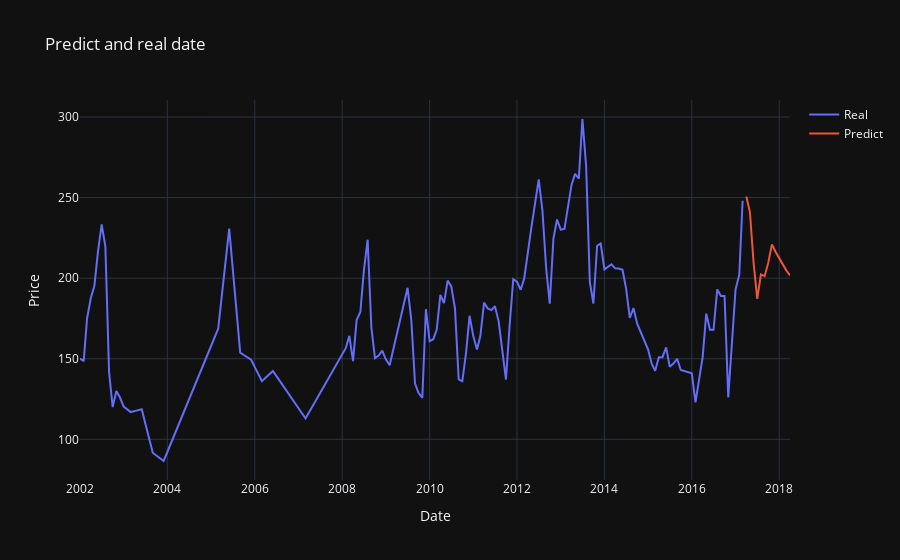

The code cell stored with this chart in its notebook:
### Code cell
fig = go.Figure()

# Adicionar traços para cada DataFrame
fig.add_trace(
    go.Scatter(x=dataframe_adjusted_interpolate.index, y=dataframe_adjusted_interpolate['price'], mode='lines',
               name='Real'))
fig.add_trace(go.Scatter(x=predict['date'], y=predict['price'], mode='lines', name='Predict'))
# Adicionar título e rótulos dos eixos
fig.update_layout(title='Predict and real date',
                  xaxis_title='Date',
                  yaxis_title='Price')

# Mostrar o gráfico
fig.show()

### Figure 1 — Plotly figure (JSON) as saved in the notebook; plotly's stock layout.template omitted (floating-point values rounded to 4 significant figures; data arrays with more than 128 entries replaced by an {"elided": "..."} marker saying what was removed)
{"data": [{"mode": "lines", "name": "Real", "x": {"elided": "183 str values"}, "y": {"elided": "183 float values"}, "type": "scatter"}, {"mode": "lines", "name": "Predict", "x": ["2017-04-01T00:00:00", "2017-05-01T00:00:00", "2017-06-01T00:00:00", "2017-07-01T00:00:00", "2017-08-01T00:00:00", "2017-09-01T00:00:00", "2017-10-01T00:00:00", "2017-11-01T00:00:00", "2017-12-01T00:00:00", "2018-01-01T00:00:00", "2018-02-01T00:00:00", "2018-03-01T00:00:00", "2018-04-01T00:00:00"], "y": [250.6, 241.0, 209.3, 187.1, 202.3, 201.2, 209.5, 220.9, 216.4, 212.2, 208.3, 204.8, 201.6], "type": "scatter"}], "layout": {"title": {"text": "Predict and real date"}, "xaxis": {"title": {"text": "Date"}}, "yaxis": {"title": {"text": "Price"}}}}
